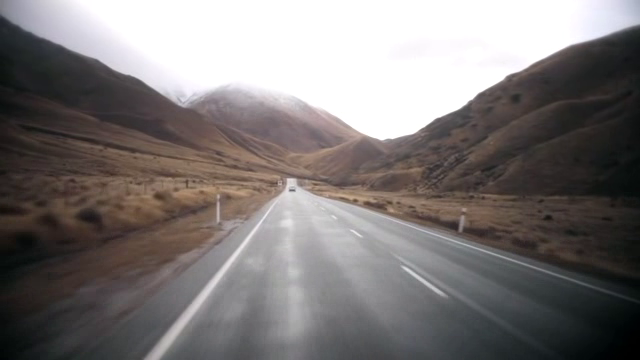
#> input picture frame 23 of Lane Detection Problems/lane_detection_video.mp4, 640 x 360 px
$ python lane_detection.py
#> lines starting #> are read from the running program, lines starting #| are printed output that depends on the picture; after the words box and inside, x2 and y2 are one past the last pixel; in counts of white or black regions, pixels touching at a corner belong together
#> further down, frame is the input picture: shape (360, 640, 3); mean B, G, R 118.7, 119.5, 124.3
import cv2
import numpy as np


def draw_the_lines(image, lines):
    # create a distinct image for lines [0,255] -  all 0 values mean black image
    lines_image = np.zeros((image.shape[0], image.shape[1], 3), dtype=np.uint8)

    # there are (x,y) coordinates for the starting and end points of the lines
    for line in lines:
        for x1, y1, x2, y2 in line: #BGR - so blue line
            cv2.line(lines_image, (x1, y1), (x2, y2), (255, 0, 0), thickness=3)

    # merge image with lines
    image_with_lines = cv2.addWeighted(image, 0.8, lines_image, 1, 0.0)

    return image_with_lines


def region_of_interest(image, region_points):
    # we are going to replace pixels with 0 (black) - regions we are not interested
    mask = np.zeros_like(image) #mask will have the exact same dimensions as the image
    # lower triangle - 255 pixels
    cv2.fillPoly(mask, region_points, 255)
    # keep the regions of the original image where the mask has white color
    mask_image = cv2.bitwise_and(image, mask)

    return mask_image

def get_detected_lanes(image):

    (height, width) = (image.shape[0], image.shape[1])
#> height = 360; width = 640

    # we have to turn the image into grayscale
    gray_image = cv2.cvtColor(image, cv2.COLOR_BGR2GRAY)
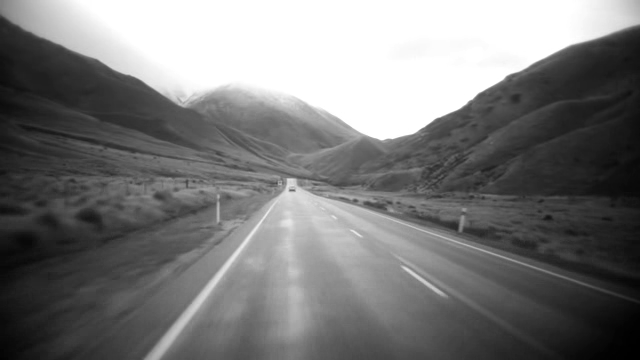
#> gray_image: shape (360, 640); min 0, max 255, mean 120.8
    # edge detection kernel (Canny's algorithm)
    canny_image = cv2.Canny(gray_image, 100, 120)
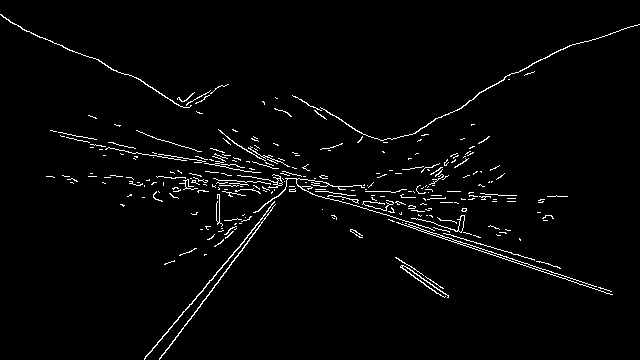
#> canny_image: shape (360, 640); 2.5% white in thin lines or dots

    # we are interested int the lower region of the image (because we only need the driving lanes)
    region_of_interest_vertices = [
        # define 3 points of interest
        (0, height),
        (width/2, height*0.65),
        (width, height)
    ]
#> region_of_interest_vertices = [(0, 360), (320, 234), (640, 360)]

    # we can get rid of the un relevant part of the image we just keep the lower triangle region
    cropped_image = region_of_interest(canny_image, np.array([region_of_interest_vertices],np.int32))
#> in region_of_interest, `cv2.fillPoly(mask, region_points, 255)`:
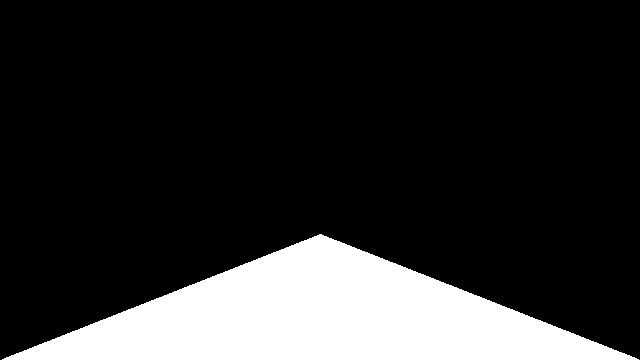
#> mask: shape (360, 640); 17.5% white; 1 white region, box (x1, y1, x2, y2) and area: (2, 234, 639, 360) 40387
#> in region_of_interest, `mask_image = cv2.bitwise_and(image, mask)`:
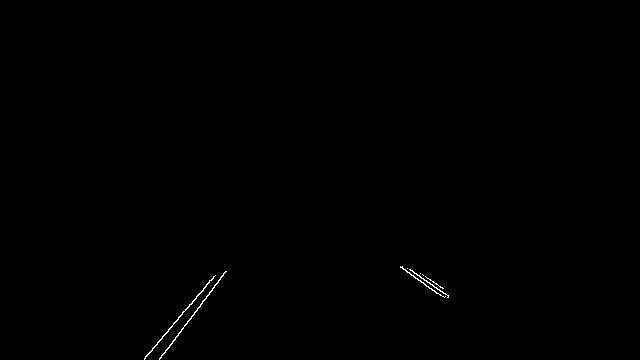
#> mask_image: shape (360, 640); 0.21% white in thin lines or dots, all inside (x1, y1, x2, y2) = (144, 266, 449, 360)

    # using line detection algorithm - hough transformation ( we are dealing with radians instead of degrees here)
    lines = cv2.HoughLinesP(cropped_image, rho=2, theta=np.pi/180, threshold=50, lines=np.array([]), minLineLength=40, maxLineGap=150)
#> lines = [[159, 358, 220, 279], [157, 344, 213, 276], [402, 267, 442, 296], [407, 268, 448, 296], [144, 359, 189, 304]]
    # draw on the image
    image_with_lines = draw_the_lines(image, lines)
#> the loop in draw_the_lines, `for line in lines:` made 5 passes
#> in draw_the_lines, `image_with_lines = cv2.addWeighted(image, 0.8, lines_image, 1, 0.0)`:
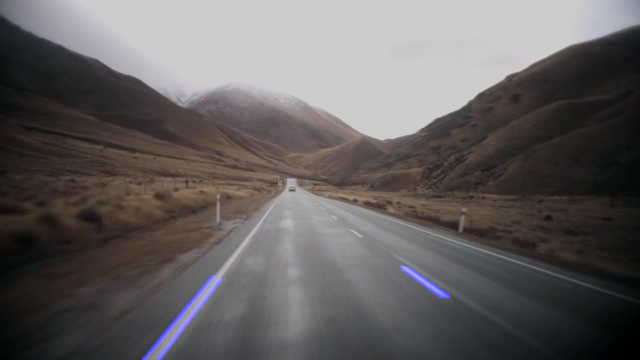
#> image_with_lines: shape (360, 640, 3); mean B, G, R 95.8, 95.6, 99.5

    return image_with_lines

# video = several frames (image shown right after each other)
video = cv2.VideoCapture('lane_detection_video.mp4')
while video.isOpened():
    is_grabbed, frame = video.read()
    # for the end of the video
    if not is_grabbed:
        break

    frame = get_detected_lanes(frame)
    cv2. imshow('Lane Detection Video', frame)
    cv2.waitKey(40)
video.release()
cv2.destroyAllWindows()

# Canny's Algorithm
# -> it can detect edges like Laplacian
# -> it is an optimal detector, has low error rate
# -> can detect existing edges only
# -> it has good localization
# -> every edge is detected only once


# https://www.researchgate.net/post/What-is-a-useful-definition-of-an-edge-in-image-processing

# see why we use bitwise_and from the course


# Hough Algorithm
#

# image to grayscale
# edge detection kernel
# lower triangle region
# High transformation
# draw lines on image

$ run again, starting later in the video
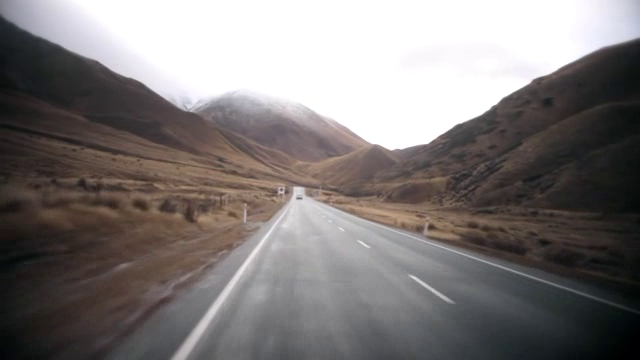
#> input picture frame 107 of Lane Detection Problems/lane_detection_video.mp4, 640 x 360 px
#> frame is the input picture: shape (360, 640, 3); mean B, G, R 120.6, 121.4, 126.5
#> in get_detected_lanes, `canny_image = cv2.Canny(gray_image, 100, 120)`:
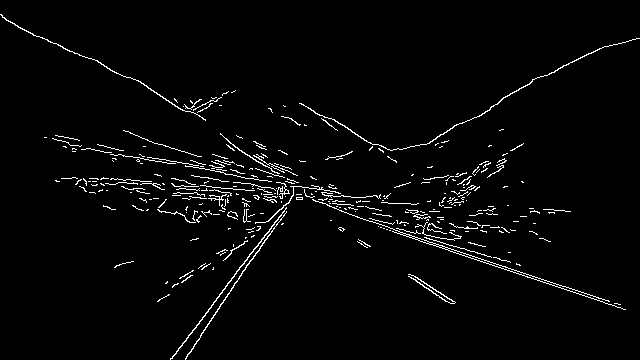
#> canny_image: shape (360, 640); 2.7% white in thin lines or dots
#> mask: shape (360, 640); 17.5% white; 1 white region, box (x1, y1, x2, y2) and area: (2, 234, 639, 360) 40387
#> mask_image: shape (360, 640); 0.21% white in thin lines or dots, all inside (x1, y1, x2, y2) = (157, 262, 456, 360)
#> lines = [[172, 358, 243, 264], [185, 359, 239, 278], [187, 355, 247, 264], [410, 274, 453, 301], [408, 274, 451, 303]]
#> the loop in draw_the_lines, `for line in lines:` made 5 passes
#> in draw_the_lines, `image_with_lines = cv2.addWeighted(image, 0.8, lines_image, 1, 0.0)`:
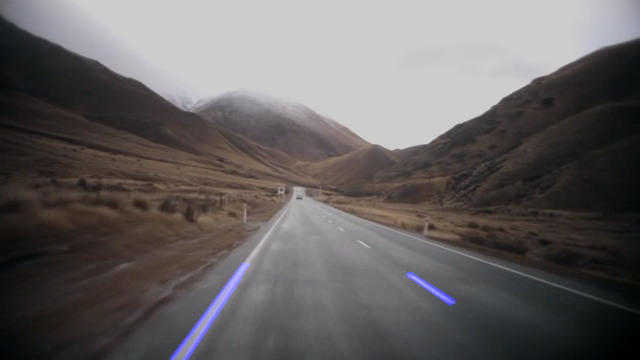
#> image_with_lines: shape (360, 640, 3); mean B, G, R 97.3, 97.1, 101.2

$ run again, starting later in the video
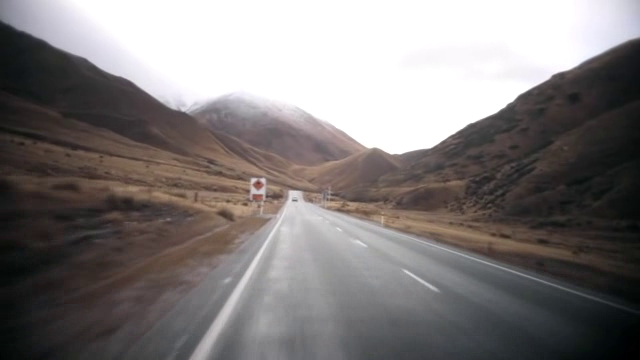
#> input picture frame 190 of Lane Detection Problems/lane_detection_video.mp4, 640 x 360 px
#> frame is the input picture: shape (360, 640, 3); mean B, G, R 122.5, 122.9, 127.6
#> in get_detected_lanes, `canny_image = cv2.Canny(gray_image, 100, 120)`:
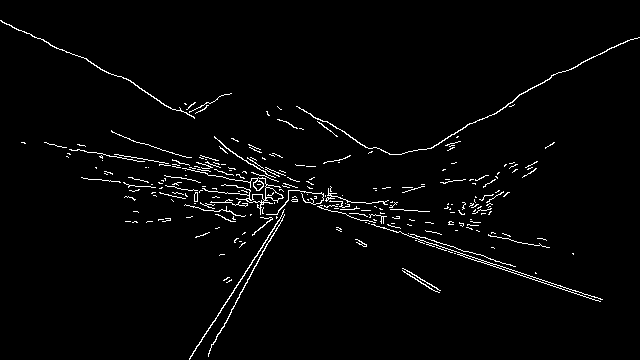
#> canny_image: shape (360, 640); 2.4% white in thin lines or dots
#> mask: shape (360, 640); 17.5% white; 1 white region, box (x1, y1, x2, y2) and area: (2, 234, 639, 360) 40387
#> mask_image: shape (360, 640); 0.19% white in thin lines or dots, all inside (x1, y1, x2, y2) = (189, 258, 441, 360)
#> lines = [[189, 359, 253, 260], [208, 355, 259, 258]]
#> the loop in draw_the_lines, `for line in lines:` made 2 passes
#> in draw_the_lines, `image_with_lines = cv2.addWeighted(image, 0.8, lines_image, 1, 0.0)`:
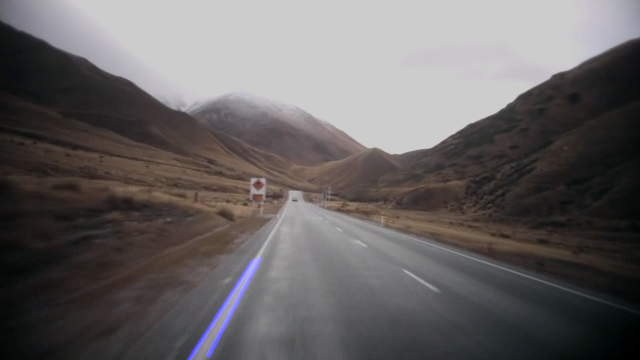
#> image_with_lines: shape (360, 640, 3); mean B, G, R 98.6, 98.3, 102.1
